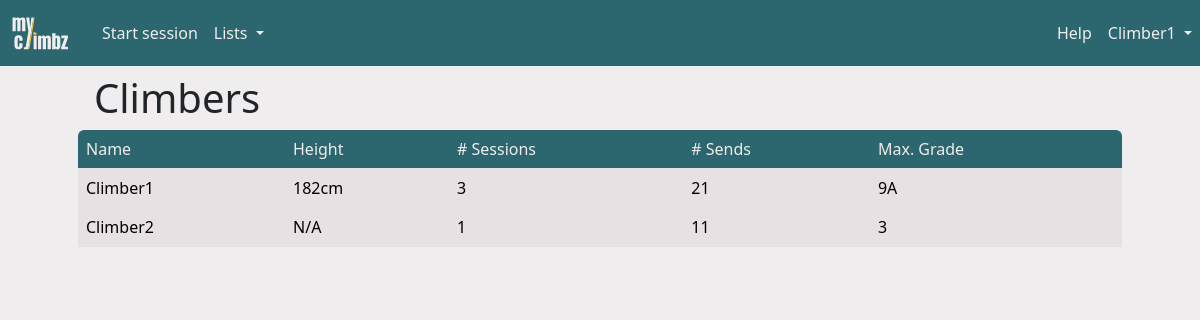
Page /climbers (signed in) on the earlier database version.
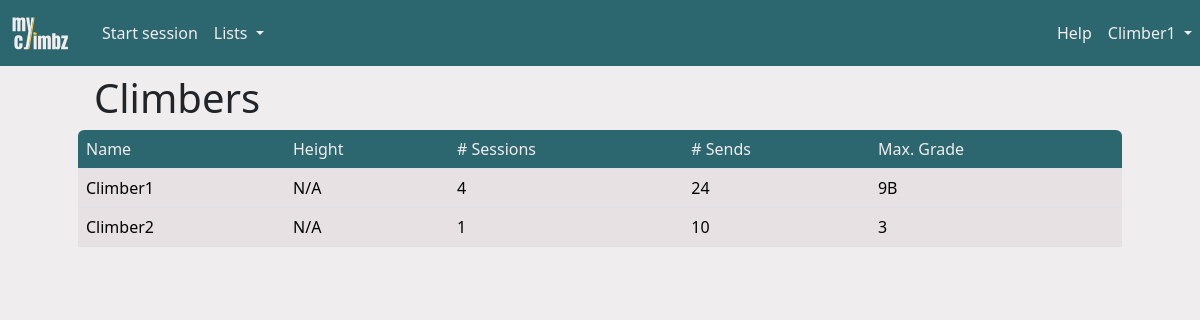
Same page on the later database version.
### climbz/models/climber.py (models this page shows, shortened)
class Climber(db.Model, UserMixin):
    id = db.Column(db.Integer, primary_key=True)
    role = db.Column(db.Integer, nullable=False, default=0)
    email = db.Column(db.String(200), nullable=False, unique=True)
    password = db.Column(db.String(200), nullable=False)
    name = db.Column(db.String(200), nullable=False)
    birthdate = db.Column(db.Date, nullable=True)
    year_started_climbing = db.Column(db.Integer, nullable=True)
    height = db.Column(db.Integer, nullable=True)
    ape_index = db.Column(db.Integer, nullable=True)
    grade_scale = db.Column(db.String(10), nullable=False, default="font")
    climbs = db.relationship("Climb", backref="climber", cascade="all, delete")
    sessions = db.relationship("Session", backref="climber", cascade="all, delete")
    opinions = db.relationship("Opinion", backref="climber", cascade="all, delete")
    routes = db.relationship("Route", backref="creator")
    sectors = db.relationship("Sector", backref="creator")
    areas = db.relationship("Area", backref="creator")
    projects = db.relationship(
        "Route",
        secondary=climber_projects,
        backref=db.backref("climbers", lazy="dynamic"),
    )
    @property
    def max_grade(self) -> Grade:
        if not self.climbs or len(self.climbs) == 0:
            return None
        else:
            max_grade = Grade.query.filter_by(level=0).first()
            for climb in self.climbs:
                opinion = climb.route.opinion
                if opinion is not None and opinion.grade is not None:
                    if opinion.grade.level > max_grade.level:
                        max_grade = opinion.grade
            return max_grade
    @property
    def n_sends(self) -> int:
        sent_routes = list()
        for climb in self.climbs:
            if climb.sent and climb.route.id not in sent_routes:
                sent_routes.append(climb.route.id)
        return len(sent_routes)

### climbz/models/climb.py (models this page shows)
class Climb(db.Model):
    id = db.Column(db.Integer, primary_key=True)
    n_attempts = db.Column(db.Integer, default=0)
    sent = db.Column(db.Boolean, nullable=False)
    flashed = db.Column(db.Boolean, nullable=False)
    comment = db.Column(db.Text)
    link = db.Column(db.String(300))
    climber_id = db.Column(db.Integer, db.ForeignKey("climber.id"))
    route_id = db.Column(db.Integer, db.ForeignKey("route.id"))
    session_id = db.Column(db.Integer, db.ForeignKey("session.id"))

### climbz/models/route.py (models this page shows, shortened)
class Route(db.Model):
    id = db.Column(db.Integer, primary_key=True)
    name = db.Column(db.String(200), nullable=False)
    created_by = db.Column(db.Integer, db.ForeignKey("climber.id"), nullable=False)
    latitude = db.Column(db.Float)
    longitude = db.Column(db.Float)
    comment = db.Column(db.Text)
    link = db.Column(db.String(300))
    sit_start = db.Column(db.Boolean, nullable=False, default=False)
    height = db.Column(db.Float, db.CheckConstraint("height >= 0"))
    inclination = ConstrainedInteger("inclination", -50, 90)
    sector_id = db.Column(db.Integer, db.ForeignKey("sector.id"))
    climbs = db.relationship("Climb", backref="route", cascade="all, delete")
    opinions = db.relationship("Opinion", backref="route", cascade="all, delete")
    UniqueConstraint(name, sector_id, name="unique_route_name_in_sector")
    @property
    def opinion(self):
        return Opinion.query.filter_by(
            route_id=self.id, climber_id=current_user.id
        ).first()

### climbz/models/grade.py (models this page shows, shortened)
class Grade(db.Model):
    id = db.Column(db.Integer, primary_key=True)
    level = db.Column(db.Integer, nullable=False)
    font = db.Column(db.String(10), nullable=False)
    hueco = db.Column(db.String(10), nullable=False)
    @property
    def user_grade(self) -> str:
        return self.font if current_user.grade_scale == "font" else self.hueco

### climbz/blueprints/climbers/routes.py (the view)
@climbers.route("/climbers")
def table_climbers() -> str:
    return render("climbers.html", title="Climbers", climbers=Climber.query.all())

### climbz/blueprints/utils.py (called while the page is built)
@login_required
def render(*args, **kwargs) -> str:
    kwargs["title"] = kwargs["title"]
    kwargs["error"] = flask_session.pop("error", None)
    kwargs["open_session"] = Session.query.get(flask_session.get("session_id", -1))
    kwargs["username"] = current_user.name
    kwargs["user_id"] = current_user.id
    kwargs["user_role"] = current_user.role
    kwargs["user_grade_scale"] = current_user.grade_scale
    path = request.path
    if not path.startswith("/edit_") and not path.startswith("/add_"):
        flask_session["call_from_url"] = path
    return render_template(
        *args,
        **kwargs,
    )

### climbz/models/climber.py (called while the page is built)
@login_manager.user_loader
def load_climber(climber_id: int) -> Climber:
    return Climber.query.get(int(climber_id))

### run.py (called while the page is built, shortened)
@app.before_request
def check_request_validity():
    if not request.endpoint:
        return
    elif request.endpoint == "climbers.login" or "static" in request.endpoint:
        return
    elif not current_user.is_authenticated:
        return redirect(url_for("climbers.login"))

### climbz/templates/climbers.html
{% extends "main.html" %}
{% block content %}
<div class="container px-0 px-md-5">
    <h1 class="ms-3 mt-2">Climbers</h1>
    <table id="content_table" class="table table-hover" data-sort-col="2" data-sort-order="desc">
        <thead>
            <tr>
                {% for row_name in ["Name", "Height", "# Sessions", "# Sends", "Max. Grade"] %}
                <th>{{ row_name }}</th>
                {% endfor %}
            </tr>
        </thead>
        <tbody>
            {% for climber in climbers %}
            {% set onclick = "window.location=\"" + url_for('climbers.view_climber', climber_id=climber.id) + "\"" %}
            <tr>
                <td onclick={{ onclick }}>{{ climber.name }}</td>
                {% if climber.height is none %}
                    <td onclick={{ onclick }}>N/A</td>
                {% else %}
                    <td onclick={{ onclick }}>{{ climber.height|int }}cm</td>
                {% endif %}
                <td onclick={{ onclick }}>{{ climber.sessions|length }}</td>
                <td onclick={{ onclick }}>{{ climber.n_sends }}</td>
                <td onclick={{ onclick }} data-order="{{ climber.max_grade.level + 1 if climber.max_grade else 0 }}">
                    {{ climber.max_grade.user_grade if climber.max_grade else "N/A" }}
                </td>
            </tr>
            {% endfor %}
        </tbody>
    </table>
</div>
{% endblock content %}

### climbz/templates/main.html (shortened to what this page needs)
<html>
<head>
    <link href="https://cdn.jsdelivr.net/npm/bootstrap@5.3.2/dist/css/bootstrap.min.css" rel="stylesheet"
>
    <link href="{{ url_for('static', filename='css/colors.css') }}" rel="stylesheet" type="text/css">
    <link rel="stylesheet" type="text/css" href="https://cdnjs.cloudflare.com/ajax/libs/noUiSlider/15.8.1/nouislider.css" />
    <link href="https://cdn.jsdelivr.net/npm/simple-datatables@latest/dist/style.css" rel="stylesheet" type="text/css">
</head>
<body>
    <nav class="navbar navbar-expand-lg">
        <a class="navbar-brand" href="{{ url_for('home.page_home') }}" style="padding-left: 10px;">
            <img src="{{ url_for('static', filename='images/logo-transparent.svg') }}" width="60" height="40" class="d-inline-block align-top" alt="">
        </a>
        {% if not "Add" in title and not "Edit" in title %}
        <div class="collapse navbar-collapse ps-2" id="navbarSupportedContent">
            <ul class="navbar-nav me-auto mb-2 mb-md-0">
                {% if open_session %}
                <li><a class="nav-link" href="{{ url_for('climbs.add_climb') }}">Add climb</a></li>
                <li>
                    <a class="nav-link" href="{{ url_for('sessions.stop_session') }}">
                        Stop
                        {% if open_session.is_project_search %}
                        project search
                        {% else %}
                        session
                        {% endif %}
                    </a>
                </li>
                {% else %}
                <li class="nav-item">
                    <a class="nav-link" href="{{ url_for('sessions.add_session') }}">Start session</a>
                </li>
                {% endif %}
                <li class="nav-item dropdown">
                    <a class="nav-link dropdown-toggle" href="#" role="button" data-bs-toggle="dropdown"
                        aria-expanded="false">
                        Lists
                    </a>
                </li>
            </ul>
            <ul class="navbar-nav ms-md-auto mb-2 mb-md-0">
                <li class="nav-item">
                    <a class="nav-link" href="{{ url_for('home.guide') }}">Help</a>
                </li>
                <li class="nav-item dropdown">
                    <a class="nav-link dropdown-toggle" href="#" role="button" data-bs-toggle="dropdown"
                        aria-expanded="false">
                        {{ username }}
                    </a>
                </li>
            </ul>
        </div>
        {% endif %}
    </nav>
    {%block content %}{% endblock %}
</body>
</html>

### climbz/static/css/colors.css (style rules this page uses)
:root { --color-yellow: #FFC53D; --color-yellow-100: #fff0c6; --color-yellow-200: #ffdf88; --color-yellow-300: #FFC53D; --color-yellow-400: #ffb320; --color-yellow-500: #f98f07; --color-yellow-600: #dd6902; --color-yellow-700: #b74806; --color-yellow-800: #94360c; --color-yellow-900: #7a2e0d; --color-yellow-950: #461602; --color-green: #2C666E; --color-green-50: #f1faf9; --color-green-100: #daf3f3; --color-green-200: #bae6e7; --color-green-300: #8ad4d6; --color-green-400: #53b9bd; --color-green-500: #379da3; --color-green-600: #318089; --color-green-700: #2C666E; --color-green-800: #2c575e; --color-green-900: #284a51; --color-green-950: #163036; --color-white: #F0EDEE; --color-white-50: #f9f7f8; --color-white-100: #F0EDEE; --color-white-200: #e7e1e3; --color-white-300: #d5cccf; --color-white-400: #bbaeb2; --color-white-500: #a29197; --color-white-600: #8a787e; --color-white-700: #726368; --color-white-800: #605458; --color-white-900: #53494c; --color-white-950: #2a2527; --color-gray: #6c757d; --color-black: #0A090C; }
body { background-color: var(--color-white); }
a { text-decoration: none; color: var(--color-green); }
.navbar { background-color: var(--color-green); color: var(--color-white); }
.navbar-brand { color: var(--color-yellow); }
.nav-link, .nav-link:focus { color: var(--color-white); }
.table thead th:first-child { border-top-left-radius: var(--bs-border-radius); }
.table thead th:last-child { border-top-right-radius: var(--bs-border-radius); }
.table td { background-color: var(--color-white-200); }
.table thead { background-color: var(--color-green); color: var(--color-white); font-weight: normal; }
.table thead th { background-color: transparent; color: inherit; font-weight: normal; }
ul { list-style-type: none; }

Differences in the rows shown:
changed Climber "Climber1": sessions|length "3" → "4"; n_sends "21" → "24"; max_grade "9A" → "9B"; height "182" → (not shown); height "cm" → "N/A"
changed Climber "Climber2": n_sends "11" → "10"
